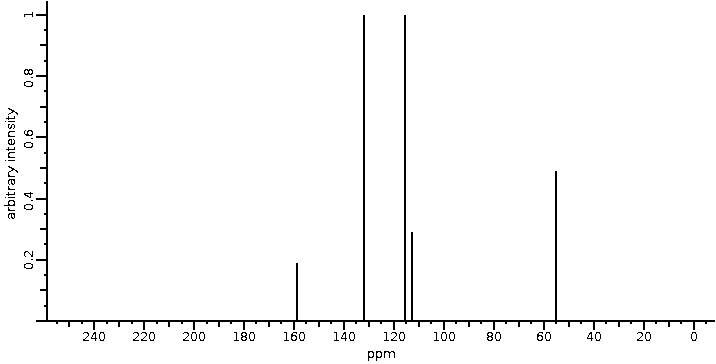
#> input picture temp.png, 716 x 364 px, given in place of 98-56-6.png, which was not available
$ jupyter execute --allow-errors spec.ipynb   (shell and % lines are left out)   (text cells are left out)
#> lines starting #> are read from the running program, lines starting #| are printed output that depends on the picture; after the words box and inside, x2 and y2 are one past the last pixel; in counts of white or black regions, pixels touching at a corner belong together; pictures that were not available may be replaced by others from this repository, and a replacement may not be noted
[cell 1]
import cv2
from imutils.perspective import four_point_transform
from imutils import contours
import imutils
import matplotlib.pyplot as plt
from skimage import io, color, data, filters
import numpy as np
import os
import shutil

[cell 2]
data_path = 'sciFinder-spectrum'

[cell 3]
img = io.imread('{}/MS/98-56-6.png'.format(data_path))
#> img: shape (364, 716); 97.8% white; black in thin lines or dots
io.imshow(img)

[cell 4]
type(img)

[cell 5]
def Thresholding(img, threshold):
    img_gray=color.rgb2gray(img)
    rows,cols=img_gray.shape
    for i in range(rows):
        for j in range(cols):
            if (img_gray[i,j]<=threshold):
                img_gray[i,j]=0
            else:
                img_gray[i,j]=1
    return img_gray


## turn to gray img
img_gray = color.rgb2gray(img)

io.imsave("base_img.png", img_gray)
## get the edge of img
edges = filters.sobel(img_gray)
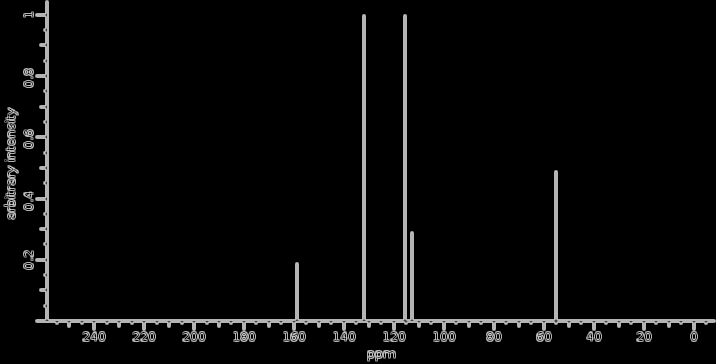
#> edges: shape (364, 716) float64; min 0, max 0.791, mean 0.0309

thresh = filters.threshold_li(img_gray)
#> thresh = 249.4

binary = img_gray > thresh
#> binary: shape (364, 716) bool; 97.8% white; black in thin lines or dots

io.imsave("binary.png", binary)
io.imshow(binary)

[cell 6]
## xlabel
vertical_distribution = np.sum(~binary, axis=1)
#> vertical_distribution = 364 values, max 679 at index 320, min 0 at index 0, mean 15.82
vertical_distribution

x_splits = []
item = []
start = False
for i in range(len(vertical_distribution)):
    if len(item) > 0 and vertical_distribution[i] == 0:
        x_splits.append(item)
        item = []
    if vertical_distribution[i] > 0:
        item.append(i)
#> after the loop, item = []; x_splits = 3 items

x_splits[-2]
#> Out = [332, 333, 334, 335, 336, 337, 338, 339, 340]

[cell 7]
xlabel = binary[x_splits[-2], :]

io.imshow(xlabel)
io.imsave("xLabel.png", xlabel)

[cell 8]
## ylabel
horizon_distribution = np.sum(~binary, axis=0)
#> horizon_distribution = 716 values, max 321 at index 46, min 0 at index 0, mean 8.04
horizon_distribution

y_splits = []
item = []
start = False
for i in range(len(horizon_distribution)):
    if len(item) > 0 and horizon_distribution[i] == 0:
        y_splits.append(item)
        item = []
    if horizon_distribution[i] > 0:
        item.append(i)
#> after the loop, y_splits = 3 items

y_splits[1]
#> Out = [24, 25, 26, 27, 28, 29, 30, 31, 32]

[cell 9]
ylabel = binary[:, y_splits[1]]
io.imshow(ylabel)
io.imsave("yLabel.png", ylabel)

[cell 10]
## content
content = binary[:x_splits[-3][-1], :]
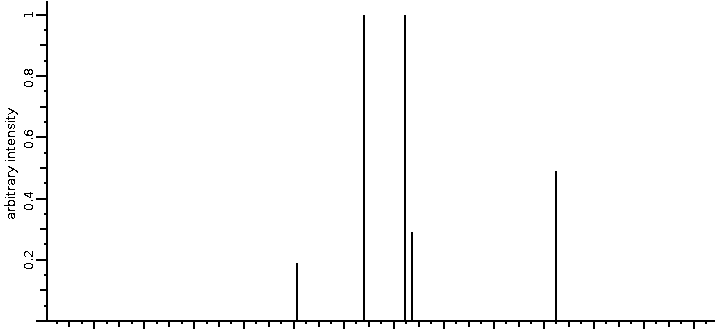
#> content: shape (329, 716) bool; 97.9% white; black in thin lines or dots
content = content[:, y_splits[2][0]:]
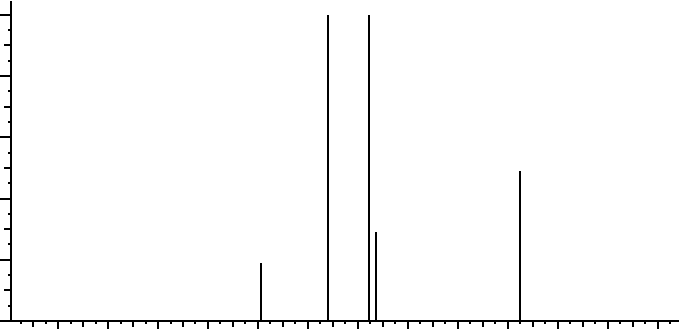
#> content: shape (329, 680) bool; 98% white; black in thin lines or dots
io.imshow(content)
io.imsave("content.png", content)

[cell 11]
import easyocr

#> (a cell that did not finish here is left out)

[cell 13]
IMAGE_PATH = "xLabel.png"
xl = io.imread(IMAGE_PATH)

#> (the rest of this cell did not finish here and is left out)

[cell 14]
xl.shape
#> Out = (9, 716)

[cell 15]
from torch.utils.data import Dataset, DataLoader
from torch import nn
from torch import optim
import torch, glob
import matplotlib.font_manager as fm
import torch.nn.functional as F
from PIL import Image, ImageFont, ImageDraw
from copy import deepcopy
import random
from skimage import morphology as mo
from skimage import transform as tr

#> (a cell that did not finish here is left out)

[cell 17]
class LabelDataset(Dataset):#需要继承data.Dataset
    def __init__(self,size=100000):
        self.tag_set = ['0','1','2','3','4','5','6','7','8','9', '.', ' ', '-']
        self.font_files = glob.glob('./font_family/*')
        self.x_list = [20,25,30]
        self.y_list = [0,1,2,3,4,5,6]
        self.size = size

    def __getitem__(self, index):
#> called with index = 0
        x = self.random_select(self.x_list)
        y = self.random_select(self.y_list)
        fn = self.random_select(self.font_files)
        tag = self.random_select(self.tag_set)
        index = self.tag_set.index(tag)
        fm_ = fm.FontProperties(fname=fn)
        tag_im = self.gentag(tag,x,y,70,70,'',fm_)
#> in gentag, `im = Image.new("RGB", (image_l, image_h), (255, 255, 255))`: im: PIL image 70x70 RGB; every value is 255
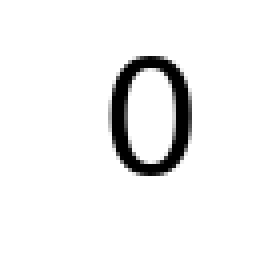
#> tag_im: PIL image 70x70 RGB (shown 4 times larger); min 0, max 255, mean 241.8
        tag_array = np.array(tag_im)
        tag_array = tag_array == [255,255,255]
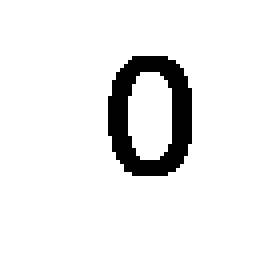
#> tag_array: shape (70, 70, 3) bool (shown 4 times larger); 93.2% white; 1 black region, box (x1, y1, x2, y2) and area: (27, 14, 48, 44) 331
        tag_array = np.all(tag_array,axis=2)
        tag_array = 1-tag_array.astype(np.float32)
        return torch.tensor(tag_array).float(),torch.tensor([index]).long()

    def __len__(self):
        # You should change 0 to the total size of your dataset.
        return self.size

    def gentag(self, tag,x,y,image_l=250,image_h=40,file='',fm_=fm.FontProperties(family='DejaVu Sans')):
        size = self.random_select(label_size)
        text = tag
        im = Image.new("RGB", (image_l, image_h), (255, 255, 255))
        dr = ImageDraw.Draw(im)
        font = ImageFont.truetype(fm.findfont(fm_), size)
        dr.text((x, y), text, font=font, fill="#000000")
        if file != '':
            im.save(file)
        return im

    @staticmethod
    def random_select(items):
        rand_idx = random.randint(0,len(items)-1)
        return items[rand_idx]

class MyCNN(nn.Module):

    def __init__(self, numclasses=3):
        super(MyCNN, self).__init__()
        self.conv1 = nn.Conv2d(1, 128, kernel_size=3,padding=1,bias=False)
        self.conv2 = nn.Conv2d(128, 128, kernel_size=3, padding=2, dilation=2,bias=False,groups=2)
        self.conv3 = nn.Conv2d(128, 128, kernel_size=3, padding=4, dilation=4,bias=False,groups=2)
        self.conv4 = nn.Conv2d(128, 128, kernel_size=3, padding=4, dilation=4,bias=False,groups=2)
        self.pool = nn.AdaptiveMaxPool2d((1,1))
        self.lin = nn.Conv2d(128,numclasses,kernel_size=1)
        #self.lin2 = nn.Linear(128,numclasses)

    def forward(self, x):

        x = x.unsqueeze(1)
        x = F.relu(self.conv1(x))
        x = F.relu(self.conv2(x))
        x = F.relu(self.conv3(x))
        x = self.pool(x)
        x = self.lin(x)
        x = x.squeeze(2)
        x = x.squeeze(2)
        return x

[cell 18]
glob.glob('./font_family/*')

[cell 19]
label_size = [60,50,40,35,30,25,20]
train_label_set = LabelDataset(100000)
test_label_set = LabelDataset(10000)
#> (the rest of this cell did not finish here and is left out)

[cell 20]
len(train_label_set.tag_set)

[cell 21]
train_label_set[0][0].shape
#> (the call stopped at in __getitem__, `return torch.tensor(tag_array).float(),torch.tensor([index]).long()`: torch is not available in this run)

[cell 22]
learning_rate = 1e-3
#> (the rest of this cell did not finish here and is left out)

#> (a cell that did not finish here is left out)

#> (a cell that did not finish here is left out)

#> (a cell that did not finish here is left out)

#> (a cell that did not finish here is left out)

[cell 27]
idx = 3
#> (the rest of this cell did not finish here and is left out)

[cell 28]
def resizefig(array,x_bias,y_bias,canvas_size=1000):
    x,y = array.shape
    canvas = np.zeros((canvas_size,canvas_size))

    canvas[x_bias:x+x_bias,y_bias:y+y_bias] = array
    return canvas

[cell 29]
xlabel_cut = ~xlabel
io.imshow(xlabel_cut)

[cell 30]
kernel = mo.disk(2)
dilated = mo.binary_dilation(xlabel_cut, kernel)
io.imshow(dilated)

[cell 31]
## split xLabel
horizon_distribution = np.sum(dilated, axis=0)
#> horizon_distribution = 716 values, max 9 at index 86, min 0 at index 0, mean 3.27
horizon_distribution

x_label_splits = []
item = []
start = False
for i in range(len(horizon_distribution)):
    if len(item) > 0 and horizon_distribution[i] == 0:
        x_label_splits.append(item)
        item = []
    if horizon_distribution[i] > 0:
        item.append(i)
#> after the loop, x_label_splits = 13 items

[cell 32]
x_label_splits

[cell 33]
## x_label_splits : the numbers x list
xLabels = []
for i in x_label_splits:
    xLabels.append(~xlabel[:, i])
#> this loop made 13 passes
#> i on pass 13: [689, 690, 691, 692, 693, 694, 695, 696, 697, 698]
#> after the loop, xLabels = 13 items

[cell 34]
io.imshow(xLabels[10])
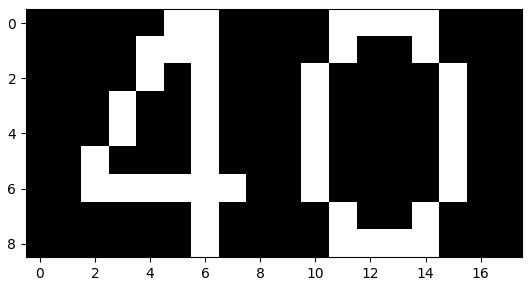
#> figure drawn by matplotlib, 1 panel

[cell 35]
x_Numbers = []
for i in xLabels:
    x_numbers = []
    horizon_distribution = np.sum(i, axis=0)
    item = []
    start = False
    for j in range(len(horizon_distribution)):
        if len(item) > 0 and horizon_distribution[j] == 0:
            x_numbers.append(item)
            item = []
        if horizon_distribution[j] > 0:
            item.append(j)
    x_Numbers.append(x_numbers)
#> this loop made 13 passes
#> horizon_distribution on pass 13: [0, 0, 5, 4, 2, 2, 4, 5, 0, 0]
#> after the loop, x_Numbers = 13 items

[cell 36]
io.imshow(tr.rescale(xLabels[0][:, x_Numbers[0][1]], 2))

[cell 37]
x_Numbers

[cell 38]
ylabel_cut = ~ylabel
y_rotated = tr.rotate(ylabel_cut, angle=-90, resize=True)
y_rotated = np.array(y_rotated, dtype=bool)
io.imshow(y_rotated)
io.imsave("y_rotated.png", y_rotated)

[cell 39]
kernel = mo.disk(2)
y_dilated = mo.binary_dilation(y_rotated, kernel)
io.imshow(y_dilated)
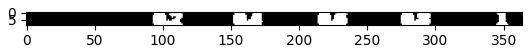
#> figure drawn by matplotlib, 1 panel

[cell 40]
## split yLabel
horizon_distribution = np.sum(y_dilated, axis=0)
#> horizon_distribution = 364 values, max 9 at index 94, min 0 at index 0, mean 2.02

y_label_splits = []
item = []
start = False
for i in range(len(horizon_distribution)):
    if len(item) > 0 and horizon_distribution[i] == 0:
        y_label_splits.append(item)
        item = []
    if horizon_distribution[i] > 0:
        item.append(i)
#> after the loop, y_label_splits = 5 items

[cell 41]
y_label_splits

[cell 42]
## y_label_splits : the numbers y list
yLabels = []
for i in y_label_splits:
    yLabels.append(y_rotated[:, i])
#> this loop made 5 passes
#> i on pass 5: [345, 346, 347, 348, 349, 350, 351, 352, 353]
#> after the loop, yLabels = 5 items

[cell 43]
io.imshow(yLabels[2])
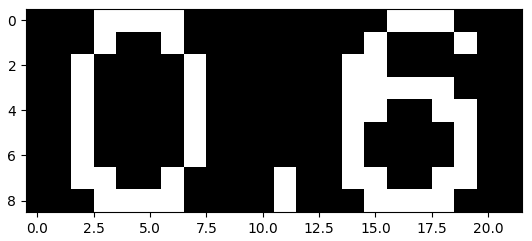
#> figure drawn by matplotlib, 1 panel

[cell 44]
y_Numbers = []
for i in yLabels:
    y_numbers = []
    horizon_distribution = np.sum(i, axis=0)
    item = []
    start = False
    for j in range(len(horizon_distribution)):
        if len(item) > 0 and horizon_distribution[j] == 0:
            y_numbers.append(item)
            item = []
        if horizon_distribution[j] > 0:
            item.append(j)
    y_Numbers.append(y_numbers)
#> this loop made 5 passes
#> horizon_distribution on pass 5: [0, 0, 2, 2, 9, 1, 1, 0, 0]
#> after the loop, y_Numbers = [[[2, 3, 4, 5, 6, 7], [11], [14, 15, 16, 17, 18, 19]], [[2, 3, 4, 5, 6, 7], [11], [14, 15, 16, 17, 18, 19]], [[2, 3, 4, 5, 6, 7], [11], [14, 15, 16, 17, 18, 19]], [[2, 3, 4, 5, 6, 7], [11], [14, 15, 16, 17, 18, 19]], [[2, 3, 4, 5, 6]]]

[cell 45]
yLabels[0]

[cell 46]
io.imshow(tr.rescale(yLabels[0][:, y_Numbers[0][0]], 2))
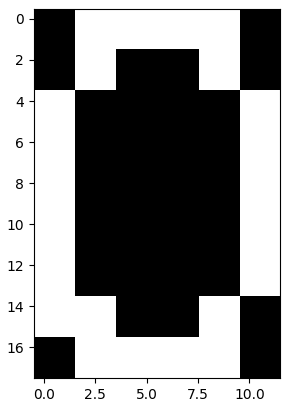
#> figure drawn by matplotlib, 1 panel

[cell 47]
y_Numbers
#> Out has the same summary as y_Numbers

[cell 48]
x_Numbers_resized = []
for i in range(len(x_Numbers)):
    x_numbers_resized = []
    for j in range(len(x_Numbers[i])):
        io.imsave("number_img/{}_{}.png".format(i, j), xLabels[i][:, x_Numbers[i][j]])
        x_numbers_resized.append(resizefig(tr.rescale(xLabels[i][:, x_Numbers[i][j]],2), 10, 10, 50))
    x_Numbers_resized.append(x_numbers_resized)
#> this loop made 13 passes
#> after the loop, x_Numbers_resized = 13 items

[cell 49]
x_Numbers_resized[0][0]

[cell 50]
io.imshow(x_Numbers_resized[0][0])
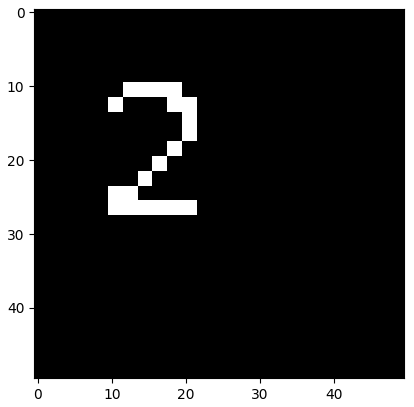
#> figure drawn by matplotlib, 1 panel

[cell 51]
np.expand_dims(x_Numbers_resized[0][0],0).shape
#> Out = (1, 50, 50)

[cell 52]
torch.tensor(x_Numbers_resized[0][0]).to(device)
#> (this line was passed over: torch is not available in this run)
